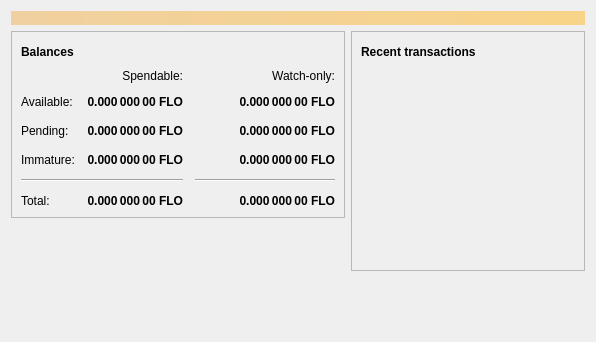
<?xml version="1.0" encoding="UTF-8"?>
<ui version="4.0">
 <class>OverviewPage</class>
 <widget class="QWidget" name="OverviewPage">
  <property name="geometry">
   <rect>
    <x>0</x>
    <y>0</y>
    <width>596</width>
    <height>342</height>
   </rect>
  </property>
  <property name="windowTitle">
   <string>Form</string>
  </property>
  <layout class="QVBoxLayout" name="topLayout">
   <item>
    <widget class="QLabel" name="labelAlerts">
     <property name="visible">
      <bool>false</bool>
     </property>
     <property name="styleSheet">
      <string notr="true">QLabel { background-color: qlineargradient(x1: 0, y1: 0, x2: 1, y2: 0, stop:0 #F0D0A0, stop:1 #F8D488); color:#000000; }</string>
     </property>
     <property name="wordWrap">
      <bool>true</bool>
     </property>
     <property name="margin">
      <number>3</number>
     </property>
     <property name="textInteractionFlags">
      <set>Qt::TextSelectableByMouse</set>
     </property>
    </widget>
   </item>
   <item>
    <layout class="QHBoxLayout" name="horizontalLayout" stretch="1,1">
     <item>
      <layout class="QVBoxLayout" name="verticalLayout_2">
       <item>
        <widget class="QFrame" name="frame">
         <property name="frameShape">
          <enum>QFrame::StyledPanel</enum>
         </property>
         <property name="frameShadow">
          <enum>QFrame::Raised</enum>
         </property>
         <layout class="QVBoxLayout" name="verticalLayout_4">
          <item>
           <layout class="QHBoxLayout" name="horizontalLayout_4">
            <item>
             <widget class="QLabel" name="label_5">
              <property name="font">
               <font>
                <weight>75</weight>
                <bold>true</bold>
               </font>
              </property>
              <property name="text">
               <string>Balances</string>
              </property>
             </widget>
            </item>
            <item>
             <widget class="QPushButton" name="labelWalletStatus">
              <property name="enabled">
               <bool>true</bool>
              </property>
              <property name="maximumSize">
               <size>
                <width>30</width>
                <height>16777215</height>
               </size>
              </property>
              <property name="toolTip">
               <string>The displayed information may be out of date. Your wallet automatically synchronizes with the FLO network after a connection is established, but this process has not completed yet.</string>
              </property>
              <property name="text">
               <string/>
              </property>
              <property name="icon">
               <iconset resource="../bitcoin.qrc">
                <normaloff>:/icons/warning</normaloff>
                <disabledoff>:/icons/warning</disabledoff>:/icons/warning</iconset>
              </property>
              <property name="iconSize">
               <size>
                <width>24</width>
                <height>24</height>
               </size>
              </property>
              <property name="flat">
               <bool>true</bool>
              </property>
             </widget>
            </item>
            <item>
             <spacer name="horizontalSpacer_3">
              <property name="orientation">
               <enum>Qt::Horizontal</enum>
              </property>
              <property name="sizeHint" stdset="0">
               <size>
                <width>40</width>
                <height>20</height>
               </size>
              </property>
             </spacer>
            </item>
           </layout>
          </item>
          <item>
           <layout class="QGridLayout" name="gridLayout">
            <property name="spacing">
             <number>12</number>
            </property>
            <item row="2" column="2">
             <widget class="QLabel" name="labelWatchPending">
              <property name="font">
               <font>
                <weight>75</weight>
                <bold>true</bold>
               </font>
              </property>
              <property name="cursor">
               <cursorShape>IBeamCursor</cursorShape>
              </property>
              <property name="toolTip">
               <string>Unconfirmed transactions to watch-only addresses</string>
              </property>
              <property name="text">
               <string notr="true">0.000 000 00 FLO</string>
              </property>
              <property name="alignment">
               <set>Qt::AlignRight|Qt::AlignTrailing|Qt::AlignVCenter</set>
              </property>
              <property name="textInteractionFlags">
               <set>Qt::LinksAccessibleByMouse|Qt::TextSelectableByKeyboard|Qt::TextSelectableByMouse</set>
              </property>
             </widget>
            </item>
            <item row="2" column="1">
             <widget class="QLabel" name="labelUnconfirmed">
              <property name="font">
               <font>
                <weight>75</weight>
                <bold>true</bold>
               </font>
              </property>
              <property name="cursor">
               <cursorShape>IBeamCursor</cursorShape>
              </property>
              <property name="toolTip">
               <string>Total of transactions that have yet to be confirmed, and do not yet count toward the spendable balance</string>
              </property>
              <property name="text">
               <string notr="true">0.000 000 00 FLO</string>
              </property>
              <property name="alignment">
               <set>Qt::AlignRight|Qt::AlignTrailing|Qt::AlignVCenter</set>
              </property>
              <property name="textInteractionFlags">
               <set>Qt::LinksAccessibleByMouse|Qt::TextSelectableByKeyboard|Qt::TextSelectableByMouse</set>
              </property>
             </widget>
            </item>
            <item row="3" column="2">
             <widget class="QLabel" name="labelWatchImmature">
              <property name="font">
               <font>
                <weight>75</weight>
                <bold>true</bold>
               </font>
              </property>
              <property name="cursor">
               <cursorShape>IBeamCursor</cursorShape>
              </property>
              <property name="toolTip">
               <string>Mined balance in watch-only addresses that has not yet matured</string>
              </property>
              <property name="text">
               <string notr="true">0.000 000 00 FLO</string>
              </property>
              <property name="alignment">
               <set>Qt::AlignRight|Qt::AlignTrailing|Qt::AlignVCenter</set>
              </property>
              <property name="textInteractionFlags">
               <set>Qt::LinksAccessibleByMouse|Qt::TextSelectableByKeyboard|Qt::TextSelectableByMouse</set>
              </property>
             </widget>
            </item>
            <item row="4" column="0" colspan="2">
             <widget class="Line" name="line">
              <property name="orientation">
               <enum>Qt::Horizontal</enum>
              </property>
             </widget>
            </item>
            <item row="4" column="2">
             <widget class="Line" name="lineWatchBalance">
              <property name="sizePolicy">
               <sizepolicy hsizetype="Preferred" vsizetype="Fixed">
                <horstretch>0</horstretch>
                <verstretch>0</verstretch>
               </sizepolicy>
              </property>
              <property name="minimumSize">
               <size>
                <width>140</width>
                <height>0</height>
               </size>
              </property>
              <property name="orientation">
               <enum>Qt::Horizontal</enum>
              </property>
             </widget>
            </item>
            <item row="5" column="0">
             <widget class="QLabel" name="labelTotalText">
              <property name="text">
               <string>Total:</string>
              </property>
             </widget>
            </item>
            <item row="3" column="1">
             <widget class="QLabel" name="labelImmature">
              <property name="font">
               <font>
                <weight>75</weight>
                <bold>true</bold>
               </font>
              </property>
              <property name="cursor">
               <cursorShape>IBeamCursor</cursorShape>
              </property>
              <property name="toolTip">
               <string>Mined balance that has not yet matured</string>
              </property>
              <property name="text">
               <string notr="true">0.000 000 00 FLO</string>
              </property>
              <property name="alignment">
               <set>Qt::AlignRight|Qt::AlignTrailing|Qt::AlignVCenter</set>
              </property>
              <property name="textInteractionFlags">
               <set>Qt::LinksAccessibleByMouse|Qt::TextSelectableByKeyboard|Qt::TextSelectableByMouse</set>
              </property>
             </widget>
            </item>
            <item row="2" column="3">
             <spacer name="horizontalSpacer_2">
              <property name="orientation">
               <enum>Qt::Horizontal</enum>
              </property>
              <property name="sizeHint" stdset="0">
               <size>
                <width>40</width>
                <height>20</height>
               </size>
              </property>
             </spacer>
            </item>
            <item row="3" column="0">
             <widget class="QLabel" name="labelImmatureText">
              <property name="text">
               <string>Immature:</string>
              </property>
             </widget>
            </item>
            <item row="5" column="1">
             <widget class="QLabel" name="labelTotal">
              <property name="font">
               <font>
                <weight>75</weight>
                <bold>true</bold>
               </font>
              </property>
              <property name="cursor">
               <cursorShape>IBeamCursor</cursorShape>
              </property>
              <property name="toolTip">
               <string>Your current total balance</string>
              </property>
              <property name="text">
               <string notr="true">0.000 000 00 FLO</string>
              </property>
              <property name="alignment">
               <set>Qt::AlignRight|Qt::AlignTrailing|Qt::AlignVCenter</set>
              </property>
              <property name="textInteractionFlags">
               <set>Qt::LinksAccessibleByMouse|Qt::TextSelectableByKeyboard|Qt::TextSelectableByMouse</set>
              </property>
             </widget>
            </item>
            <item row="5" column="2">
             <widget class="QLabel" name="labelWatchTotal">
              <property name="font">
               <font>
                <weight>75</weight>
                <bold>true</bold>
               </font>
              </property>
              <property name="cursor">
               <cursorShape>IBeamCursor</cursorShape>
              </property>
              <property name="toolTip">
               <string>Current total balance in watch-only addresses</string>
              </property>
              <property name="text">
               <string notr="true">0.000 000 00 FLO</string>
              </property>
              <property name="alignment">
               <set>Qt::AlignRight|Qt::AlignTrailing|Qt::AlignVCenter</set>
              </property>
              <property name="textInteractionFlags">
               <set>Qt::LinksAccessibleByMouse|Qt::TextSelectableByKeyboard|Qt::TextSelectableByMouse</set>
              </property>
             </widget>
            </item>
            <item row="0" column="2">
             <widget class="QLabel" name="labelWatchonly">
              <property name="text">
               <string>Watch-only:</string>
              </property>
              <property name="alignment">
               <set>Qt::AlignRight|Qt::AlignTrailing|Qt::AlignVCenter</set>
              </property>
             </widget>
            </item>
            <item row="1" column="0">
             <widget class="QLabel" name="labelBalanceText">
              <property name="text">
               <string>Available:</string>
              </property>
             </widget>
            </item>
            <item row="1" column="1">
             <widget class="QLabel" name="labelBalance">
              <property name="font">
               <font>
                <weight>75</weight>
                <bold>true</bold>
               </font>
              </property>
              <property name="cursor">
               <cursorShape>IBeamCursor</cursorShape>
              </property>
              <property name="toolTip">
               <string>Your current spendable balance</string>
              </property>
              <property name="text">
               <string notr="true">0.000 000 00 FLO</string>
              </property>
              <property name="alignment">
               <set>Qt::AlignRight|Qt::AlignTrailing|Qt::AlignVCenter</set>
              </property>
              <property name="textInteractionFlags">
               <set>Qt::LinksAccessibleByMouse|Qt::TextSelectableByKeyboard|Qt::TextSelectableByMouse</set>
              </property>
             </widget>
            </item>
            <item row="1" column="2">
             <widget class="QLabel" name="labelWatchAvailable">
              <property name="font">
               <font>
                <weight>75</weight>
                <bold>true</bold>
               </font>
              </property>
              <property name="cursor">
               <cursorShape>IBeamCursor</cursorShape>
              </property>
              <property name="toolTip">
               <string>Your current balance in watch-only addresses</string>
              </property>
              <property name="text">
               <string notr="true">0.000 000 00 FLO</string>
              </property>
              <property name="alignment">
               <set>Qt::AlignRight|Qt::AlignTrailing|Qt::AlignVCenter</set>
              </property>
              <property name="textInteractionFlags">
               <set>Qt::LinksAccessibleByMouse|Qt::TextSelectableByKeyboard|Qt::TextSelectableByMouse</set>
              </property>
             </widget>
            </item>
            <item row="2" column="0">
             <widget class="QLabel" name="labelPendingText">
              <property name="text">
               <string>Pending:</string>
              </property>
             </widget>
            </item>
            <item row="0" column="1">
             <widget class="QLabel" name="labelSpendable">
              <property name="text">
               <string>Spendable:</string>
              </property>
              <property name="alignment">
               <set>Qt::AlignRight|Qt::AlignTrailing|Qt::AlignVCenter</set>
              </property>
             </widget>
            </item>
           </layout>
          </item>
         </layout>
        </widget>
       </item>
       <item>
        <spacer name="verticalSpacer">
         <property name="orientation">
          <enum>Qt::Vertical</enum>
         </property>
         <property name="sizeHint" stdset="0">
          <size>
           <width>20</width>
           <height>40</height>
          </size>
         </property>
        </spacer>
       </item>
      </layout>
     </item>
     <item>
      <layout class="QVBoxLayout" name="verticalLayout_3">
       <item>
        <widget class="QFrame" name="frame_2">
         <property name="frameShape">
          <enum>QFrame::StyledPanel</enum>
         </property>
         <property name="frameShadow">
          <enum>QFrame::Raised</enum>
         </property>
         <layout class="QVBoxLayout" name="verticalLayout">
          <item>
           <layout class="QHBoxLayout" name="horizontalLayout_2">
            <item>
             <widget class="QLabel" name="label_4">
              <property name="font">
               <font>
                <weight>75</weight>
                <bold>true</bold>
               </font>
              </property>
              <property name="text">
               <string>Recent transactions</string>
              </property>
             </widget>
            </item>
            <item>
             <widget class="QPushButton" name="labelTransactionsStatus">
              <property name="enabled">
               <bool>true</bool>
              </property>
              <property name="maximumSize">
               <size>
                <width>30</width>
                <height>16777215</height>
               </size>
              </property>
              <property name="toolTip">
               <string>The displayed information may be out of date. Your wallet automatically synchronizes with the FLO network after a connection is established, but this process has not completed yet.</string>
              </property>
              <property name="text">
               <string/>
              </property>
              <property name="icon">
               <iconset resource="../bitcoin.qrc">
                <normaloff>:/icons/warning</normaloff>
                <disabledoff>:/icons/warning</disabledoff>:/icons/warning</iconset>
              </property>
              <property name="iconSize">
               <size>
                <width>24</width>
                <height>24</height>
               </size>
              </property>
              <property name="flat">
               <bool>true</bool>
              </property>
             </widget>
            </item>
            <item>
             <spacer name="horizontalSpacer">
              <property name="orientation">
               <enum>Qt::Horizontal</enum>
              </property>
              <property name="sizeHint" stdset="0">
               <size>
                <width>40</width>
                <height>20</height>
               </size>
              </property>
             </spacer>
            </item>
           </layout>
          </item>
          <item>
           <widget class="QListView" name="listTransactions">
            <property name="styleSheet">
             <string notr="true">QListView { background: transparent; }</string>
            </property>
            <property name="frameShape">
             <enum>QFrame::NoFrame</enum>
            </property>
            <property name="verticalScrollBarPolicy">
             <enum>Qt::ScrollBarAlwaysOff</enum>
            </property>
            <property name="horizontalScrollBarPolicy">
             <enum>Qt::ScrollBarAlwaysOff</enum>
            </property>
            <property name="selectionMode">
             <enum>QAbstractItemView::NoSelection</enum>
            </property>
           </widget>
          </item>
         </layout>
        </widget>
       </item>
       <item>
        <spacer name="verticalSpacer_2">
         <property name="orientation">
          <enum>Qt::Vertical</enum>
         </property>
         <property name="sizeHint" stdset="0">
          <size>
           <width>20</width>
           <height>40</height>
          </size>
         </property>
        </spacer>
       </item>
      </layout>
     </item>
    </layout>
   </item>
  </layout>
 </widget>
 <resources/>
 <connections/>
</ui>
